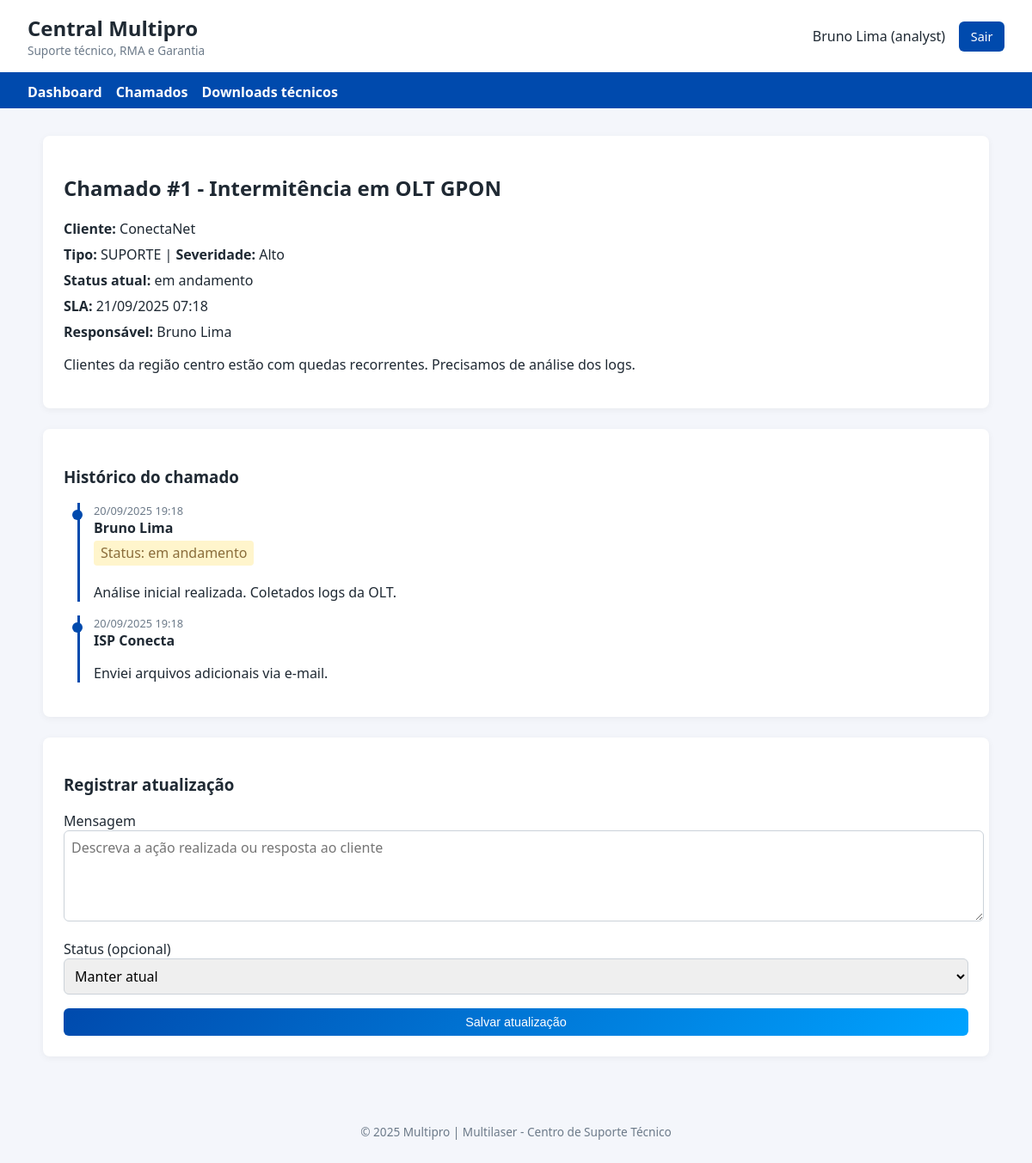
Page /app/public/index.php?page=ticket_detail&id=1 (signed in) on the committed database.
### tables this page shows
CREATE TABLE tickets (
    id INT AUTO_INCREMENT PRIMARY KEY,
    client_id INT NOT NULL,
    assigned_to INT DEFAULT NULL,
    subject VARCHAR(150) NOT NULL,
    description TEXT NOT NULL,
    type ENUM('suporte','rma','garantia') NOT NULL DEFAULT 'suporte',
    severity ENUM('crítico','alto','médio','baixo') NOT NULL DEFAULT 'médio',
    status VARCHAR(30) NOT NULL DEFAULT 'aberto',
    sla_due_at DATETIME NOT NULL,
    created_at TIMESTAMP DEFAULT CURRENT_TIMESTAMP,
    updated_at TIMESTAMP DEFAULT CURRENT_TIMESTAMP ON UPDATE CURRENT_TIMESTAMP,
    CONSTRAINT fk_tickets_client FOREIGN KEY (client_id) REFERENCES users(id),
    CONSTRAINT fk_tickets_analyst FOREIGN KEY (assigned_to) REFERENCES users(id)
);

CREATE TABLE users (
    id INT AUTO_INCREMENT PRIMARY KEY,
    username VARCHAR(50) NOT NULL UNIQUE,
    password_hash VARCHAR(255) NOT NULL,
    full_name VARCHAR(100) NOT NULL,
    role ENUM('manager','analyst','client') NOT NULL,
    company_name VARCHAR(150) DEFAULT NULL,
    created_at TIMESTAMP DEFAULT CURRENT_TIMESTAMP
);

CREATE TABLE ticket_updates (
    id INT AUTO_INCREMENT PRIMARY KEY,
    ticket_id INT NOT NULL,
    user_id INT NOT NULL,
    message TEXT NOT NULL,
    status VARCHAR(30) DEFAULT NULL,
    created_at TIMESTAMP DEFAULT CURRENT_TIMESTAMP,
    CONSTRAINT fk_updates_ticket FOREIGN KEY (ticket_id) REFERENCES tickets(id) ON DELETE CASCADE,
    CONSTRAINT fk_updates_user FOREIGN KEY (user_id) REFERENCES users(id)
);

### app/src/tickets.php (called while the page is built, shortened)
<?php
require_once __DIR__ . '/helpers.php';
function get_ticket(PDO $pdo, int $ticketId): ?array
{
    $stmt = $pdo->prepare('SELECT t.*, uc.full_name AS client_name, uc.company_name, ua.full_name AS analyst_name
        FROM tickets t
        JOIN users uc ON t.client_id = uc.id
        LEFT JOIN users ua ON t.assigned_to = ua.id
        WHERE t.id = :id');
    $stmt->execute(['id' => $ticketId]);
    $ticket = $stmt->fetch();
    return $ticket ?: null;
}
function get_ticket_updates(PDO $pdo, int $ticketId): array
{
    $stmt = $pdo->prepare('SELECT tu.*, u.full_name
        FROM ticket_updates tu
        JOIN users u ON tu.user_id = u.id
        WHERE tu.ticket_id = :ticket_id
        ORDER BY tu.created_at ASC');
    $stmt->execute(['ticket_id' => $ticketId]);
    return $stmt->fetchAll();
}

### app/src/helpers.php (called while the page is built, shortened)
<?php
function e(?string $value): string
{
    return htmlspecialchars($value ?? '', ENT_QUOTES | ENT_SUBSTITUTE, 'UTF-8');
}
function format_datetime(?string $dateTime): string
{
    $date = new DateTime($dateTime);
    return $date->format('d/m/Y H:i');
}
function is_overdue(?string $dueDate, ?string $status = null): bool
{
    return (new DateTime($dueDate)) < new DateTime();
}

### app/public/index.php (the view, shortened to what this page needs)
<?php
require_once __DIR__ . '/../src/helpers.php';
require_once __DIR__ . '/../src/auth.php';
require_once __DIR__ . '/../src/tickets.php';
$page = $_GET['page'] ?? 'dashboard';
require __DIR__ . '/../src/header.php';
switch ($page) {
        ?>
        <?php
    case 'ticket_detail':
        $ticketId = (int) ($_GET['id'] ?? 0);
        $ticket = get_ticket($pdo, $ticketId);
        $updates = get_ticket_updates($pdo, $ticketId);
        ?>
        <section class="card">
            <h2>Chamado #<?= e((string) $ticket['id']) ?> - <?= e($ticket['subject']) ?></h2>
            <div class="ticket-meta">
                <div>
                    <strong>Cliente:</strong> <?= e($ticket['company_name'] ?: $ticket['client_name']) ?>
                </div>
                <div>
                    <strong>Tipo:</strong> <?= e(strtoupper($ticket['type'])) ?> | <strong>Severidade:</strong> <?= e(ucfirst($ticket['severity'])) ?>
                </div>
                <div>
                    <strong>Status atual:</strong> <?= e($ticket['status']) ?>
                </div>
                <div class="<?= is_overdue($ticket['sla_due_at'], $ticket['status']) ? 'highlight' : '' ?>">
                    <strong>SLA:</strong> <?= e(format_datetime($ticket['sla_due_at'])) ?>
                </div>
                <div>
                    <strong>Responsável:</strong> <?= e($ticket['analyst_name'] ?? 'Não atribuído') ?>
                </div>
            </div>
            <p class="description"><?= nl2br(e($ticket['description'])) ?></p>
        </section>
        <section class="card">
            <h3>Histórico do chamado</h3>
            <?php if (empty($updates)): ?>
                <p>Nenhuma atualização registrada.</p>
            <?php else: ?>
                <ul class="timeline">
                    <?php foreach ($updates as $update): ?>
                        <li>
                            <div class="timestamp"><?= e(format_datetime($update['created_at'])) ?></div>
                            <div><strong><?= e($update['full_name']) ?></strong></div>
                            <?php if ($update['status']): ?>
                                <div class="badge">Status: <?= e($update['status']) ?></div>
                            <?php endif; ?>
                            <p><?= nl2br(e($update['message'])) ?></p>
                        </li>
                    <?php endforeach; ?>
                </ul>
            <?php endif; ?>
        </section>
        <section class="card">
            <h3>Registrar atualização</h3>
            <form method="post" action="index.php?page=add_update" class="form-grid">
                <label>Mensagem
                    <textarea name="message" rows="4" placeholder="Descreva a ação realizada ou resposta ao cliente"></textarea>
                </label>
                <label>Status (opcional)
                    <select name="status">
                        <option value="">Manter atual</option>
                    </select>
                </label>
                <button type="submit" class="primary">Salvar atualização</button>
            </form>
        </section>
        <?php
        break;
        ?>
        <?php
}
require __DIR__ . '/../src/footer.php';

### app/public/styles.css (style rules this page uses)
:root { --primary: #004aad; --accent: #00a3ff; --danger: #d7263d; --bg: #f4f6fb; --text: #1f2933; --muted: #6c7a89; font-family: 'Segoe UI', Tahoma, sans-serif; }
body { margin: 0; background: var(--bg); color: var(--text); }
.card { background: white; border-radius: 8px; padding: 1.5rem; margin-bottom: 1.5rem; box-shadow: 0 2px 8px rgba(0,0,0,0.05); }
.button, button { display: inline-block; padding: 0.5rem 0.85rem; background: var(--primary); color: white; border: none; border-radius: 6px; cursor: pointer; text-decoration: none; font-size: 0.9rem; }
button.primary { background: linear-gradient(135deg, var(--primary), var(--accent)); }
.inline-form select, .form-grid select, .form-grid input, .form-grid textarea { width: 100%; padding: 0.5rem; border: 1px solid #cbd2d9; border-radius: 6px; font: inherit; }
.form-grid { display: grid; gap: 1rem; }
.ticket-meta { display: grid; gap: 0.5rem; }
.description { white-space: pre-wrap; }
.timeline { list-style: none; margin: 0; padding: 0; }
.timeline li { border-left: 3px solid var(--primary); margin-left: 1rem; padding-left: 1rem; margin-bottom: 1rem; position: relative; }
.timeline li::before { content: ''; position: absolute; left: -9px; top: 0.5rem; width: 12px; height: 12px; background: var(--primary); border-radius: 50%; }
.timeline .timestamp { font-size: 0.8rem; color: var(--muted); }
.badge { display: inline-block; background: #fff5cc; color: #8a6d3b; padding: 0.2rem 0.5rem; border-radius: 4px; margin: 0.25rem 0; }

### rows in the picture
tickets: id "1", subject "Intermitência em OLT GPON", client.company_name "ConectaNet", type "SUPORTE", severity "Alto", status "em andamento", sla_due_at "21/09/2025 07:18", assigned_to.full_name "Bruno Lima", description "Clientes da região centro estão com quedas recorrentes. Precisamos de análise dos logs."
ticket_updates: created_at "20/09/2025 19:18", user.full_name "Bruno Lima", status "em andamento", message "Análise inicial realizada. Coletados logs da OLT."
ticket_updates: created_at "20/09/2025 19:18", user.full_name "ISP Conecta", message "Enviei arquivos adicionais via e-mail."

### other values in the picture
$user['full_name'] "Bruno Lima"
$user['role'] "analyst"
